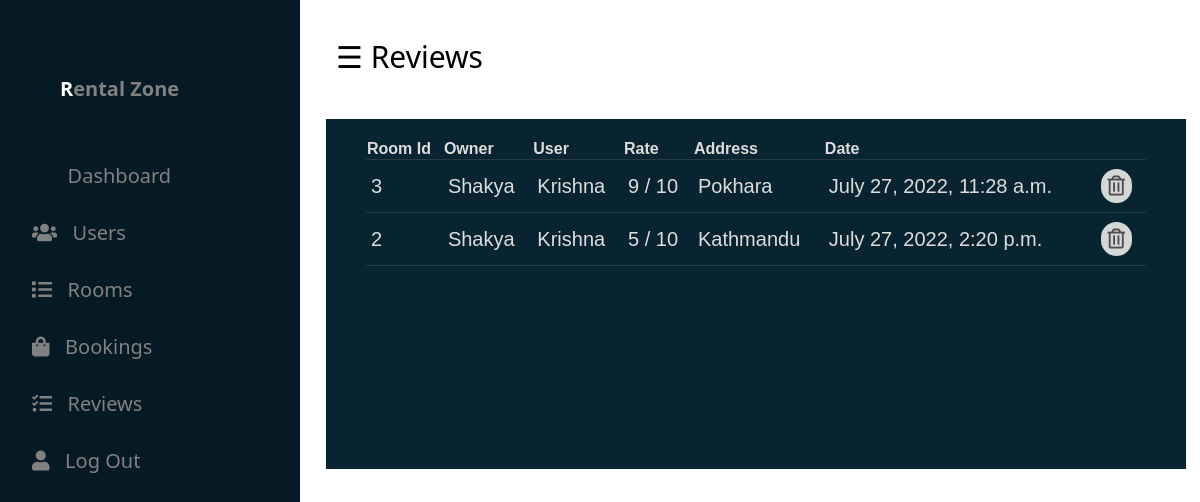
The app's page /accounts/dashReview/, older data.
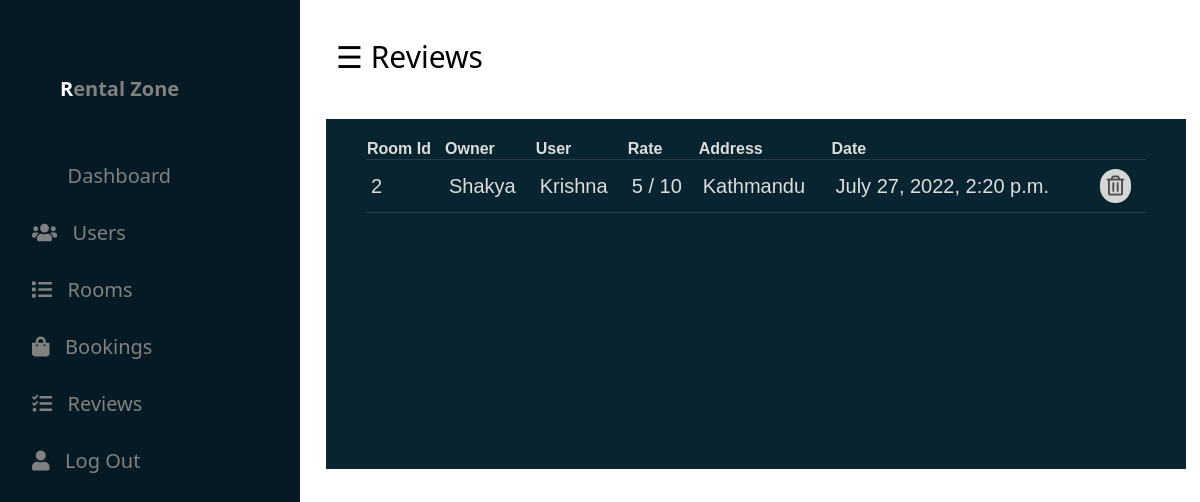
The same page, newer data.
### rooms/models.py (models this page shows, shortened)
class Review(models.Model):
    user = models.ForeignKey(CustomUser, on_delete=models.CASCADE)
    room = models.ForeignKey(Room, on_delete=models.CASCADE)
    date = models.DateTimeField(auto_now=True,null=True,blank=True)
    text = models.TextField(max_length=3000,blank=True,null=True)
    rate = models.PositiveSmallIntegerField(choices=RATE_CHOICES,null=True,blank=True)

class Room(models.Model):
   owner = models.ForeignKey(CustomUser,on_delete=models.CASCADE)
   number_of_room = models.PositiveIntegerField(default=0,null=True,blank=True)
   available_rooms = models.PositiveIntegerField(default=0,null=True,blank=True)
   room_price = models.PositiveIntegerField(default=0,null=True,blank=True)
   area_of_room = models.CharField(max_length=45,null=True,blank=True)
   floor = models.CharField(max_length=45,null=True,blank=True)
   parking = models.BooleanField(default=False,null=True,blank=True)
   address = models.CharField(max_length=100,null=True,blank=True)
   city = models.CharField(max_length=25,null=True,blank=True)
   state = models.CharField(max_length=25,null=True,blank=True)
   country = models.CharField(max_length=25,null=True,blank=True)
   image1 =  models.ImageField(upload_to='rooms/', null=True, blank=True )
   image2 = models.ImageField(upload_to='rooms/', null=True, blank=True)
   image3 = models.ImageField(upload_to='rooms/', null=True, blank=True)
   image4 = models.ImageField(upload_to='rooms/', null=True, blank=True)
   description = models.TextField(null=True, blank=True)
   map_link= models.TextField(null=True, blank=True)

### accounts/models.py (models this page shows)
class CustomUser(models.Model):
    user = models.OneToOneField(User, on_delete=models.CASCADE)
    phone = models.CharField(max_length=10,null=True,blank=True)
    user_type = models.CharField(max_length=15,null=True,blank=True)
    address =  models.CharField(max_length=30, null=True,blank=True)
    certificate = models.ImageField(upload_to='certificate', null=True,blank=True)
    def __str__(self):
        return self.user.username

### accounts/views.py (the view)
# urls.py: path('dashReview/',views.dashReview,name="dashReview"),
def dashReview(request):
    rooms = Room.objects.all()
    reviews = Review.objects.all()
    context = {'rooms':rooms,'reviews':reviews}
    return render(request,'dashboard/dashReview.html',context)

### templates/dashboard/dashReview.html (shortened to what this page needs)
{% extends './dashBase.html' %}
{% load static %}
{% block content %}
<div id="main">
	<div class="head">
		<div class="col-div-6">
<span style="font-size:30px;cursor:pointer; color: rgb(0, 0, 0);" class="nav"  >&#9776;  Reviews</span>
</div>
</div>
	<br/>
	<div class="col-div-8">
		<div class="box-8">
		<div class="content-box">
  <table class="appointments">
    <thead>
      <tr>
        <th scope="col">Room Id</th>
        <th scope="col">Owner</th>
        <th scope="col">User</th>
        <th scope="col">Rate</th>
        <th scope="col">Address</th>
        <th scope="col" colspan="2">Date</th>
        <th></th>
      </tr>
  </thead>
  <tbody>
    {% for review in reviews %}
    <tr>
      <td>{{review.room.id}} </td>
      <td>{{review.room.owner}}</td>
      <td>{{review.user}}</td>
      <td>{{review.rate}} / 10</td>
      <td>{{review.room.address}} </td>
      <td >{{review.date}} </td>
      <td><a href=" {% url 'deleteReview' review.id %} "> <i class="far fa-trash-alt"></i></a></td>
    </tr>
   {% endfor %}
  </tbody>
</table>
        </div>
        </div>
        </div>
        </div>
    </body>
    {% endblock content %}

Row changes from the older to the newer data that the page shows:
removed Review: room.id "3", room.owner "Shakya", user "Krishna", rate "9", room.address "Pokhara", date "July 27, 2022, 11:28 a.m."
